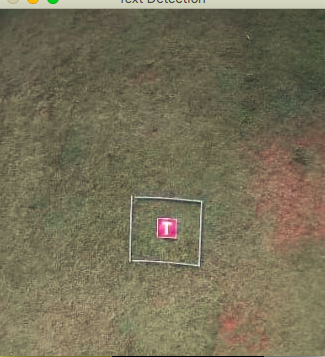
#> input picture OpenCV/Q2/T.png, 325 x 357 px
$ python 2-5.py
#> lines starting #> are read from the running program, lines starting #| are printed output that depends on the picture
import cv2
import numpy as np

img=cv2.imread('T.png')
#> img is the input picture: shape (357, 325, 3); mean B, G, R 87.1, 111.5, 117.7

rows=img.shape[0]
#> rows = 357
cols=img.shape[1]
#> cols = 325

M=np.float32([[1,0,100],[0,1,-50]])

#Rotating by 45 degrees
N=cv2.getRotationMatrix2D((cols/2,rows/2),45,1)


dst=cv2.warpAffine(img,N,(cols,rows))
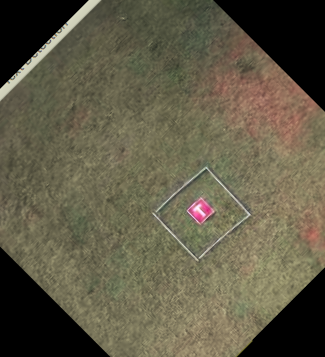
#> dst: shape (357, 325, 3); mean B, G, R 71.1, 91.1, 96.5

cv2.imshow('img',dst)
cv2.waitKey(0)
cv2.destroyAllWindows()
